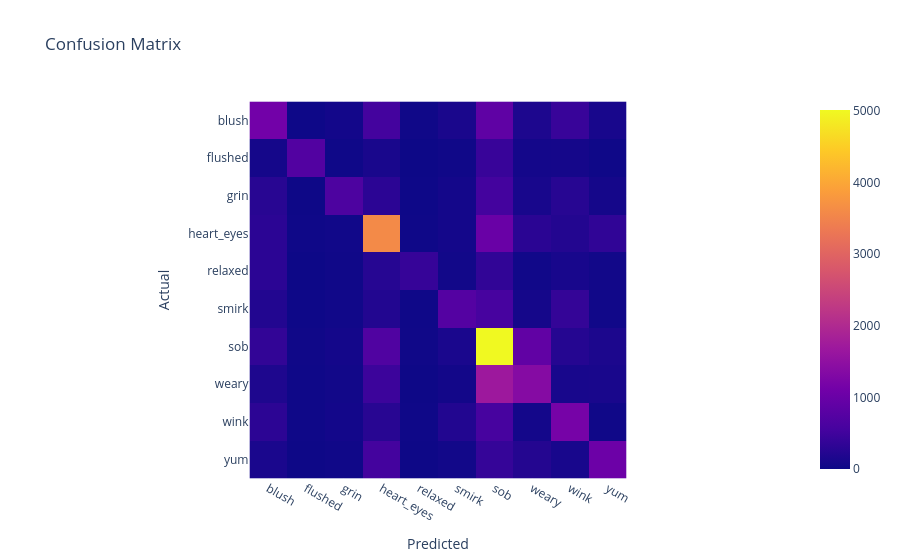

Notebook code cell kept with this figure:
### Code cell
from sklearn.metrics import confusion_matrix
import plotly.express as px
cm = confusion_matrix(y_val, y_val_pred, labels=lr.classes_)
fig = px.imshow(cm,
                x=lr.classes_,
                y=lr.classes_,
                labels=dict(x="Predicted", y="Actual"),
                title="Confusion Matrix")
fig.show()

### Figure 1 — Plotly figure (JSON) as saved in the notebook; plotly's stock layout.template omitted (floating-point values rounded to 4 significant figures)
{"data": [{"coloraxis": "coloraxis", "hovertemplate": "Predicted: %{x}<br>Actual: %{y}<br>color: %{z}<extra></extra>", "name": "0", "type": "heatmap", "x": ["blush", "flushed", "grin", "heart_eyes", "relaxed", "smirk", "sob", "weary", "wink", "yum"], "xaxis": "x", "y": ["blush", "flushed", "grin", "heart_eyes", "relaxed", "smirk", "sob", "weary", "wink", "yum"], "yaxis": "y", "z": [[1120, 12, 62, 539, 28, 125, 872, 152, 416, 108], [75, 710, 17, 115, 0, 26, 416, 67, 81, 17], [263, 7, 646, 296, 13, 65, 542, 109, 255, 75], [297, 18, 40, 3598, 20, 70, 1001, 280, 217, 338], [295, 2, 34, 247, 397, 44, 352, 42, 108, 50], [202, 12, 43, 207, 15, 733, 572, 77, 381, 42], [358, 31, 66, 681, 25, 129, 5014, 894, 235, 146], [163, 17, 47, 457, 7, 56, 1686, 1365, 108, 122], [305, 15, 60, 265, 16, 208, 569, 69, 1172, 32], [130, 8, 26, 542, 7, 52, 387, 220, 110, 1037]]}], "layout": {"coloraxis": {"colorscale": [[0, "#0d0887"], [0.1111, "#46039f"], [0.2222, "#7201a8"], [0.3333, "#9c179e"], [0.4444, "#bd3786"], [0.5556, "#d8576b"], [0.6667, "#ed7953"], [0.7778, "#fb9f3a"], [0.8889, "#fdca26"], [1, "#f0f921"]]}, "title": {"text": "Confusion Matrix"}, "xaxis": {"anchor": "y", "constrain": "domain", "domain": [0, 1], "scaleanchor": "y", "title": {"text": "Predicted"}}, "yaxis": {"anchor": "x", "autorange": "reversed", "constrain": "domain", "domain": [0, 1], "title": {"text": "Actual"}}}}
